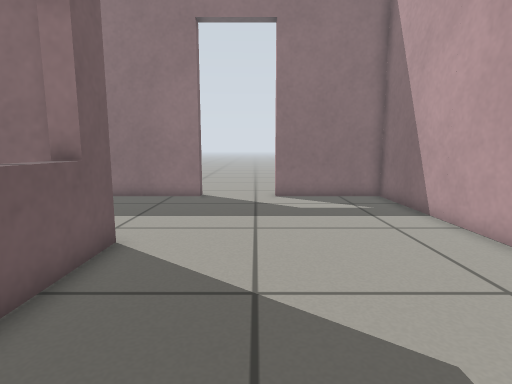
view 1 (above)

18 first-person views from a walk through a Gazebo world. The camera is 0.56 m above the floor, tilts 8° down and sees 80° across. The floor is counted in squares, 0.25 m on a side. Each view is taken from the middle of a square. On the plan, view 1 faces up. The plan holds only what a view shows up to about 18 squares ahead; the rest is blank.

view 2
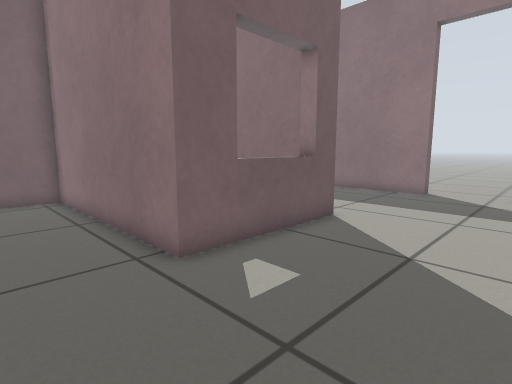

view 3
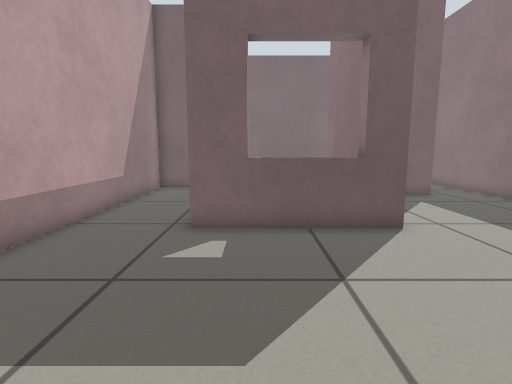

view 4
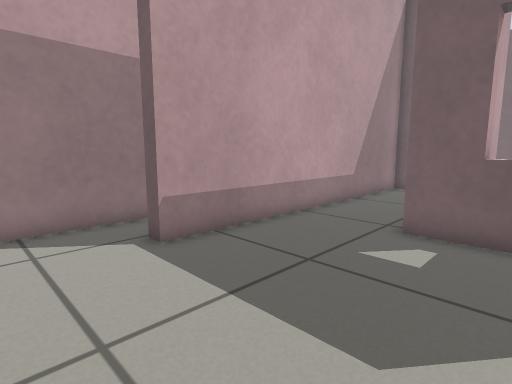

view 5
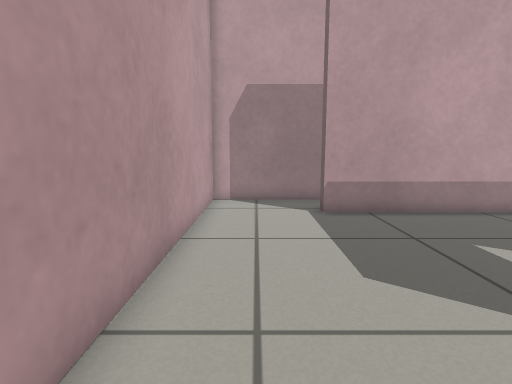

view 6
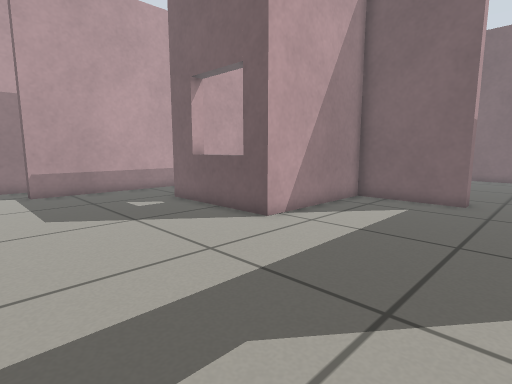

view 7
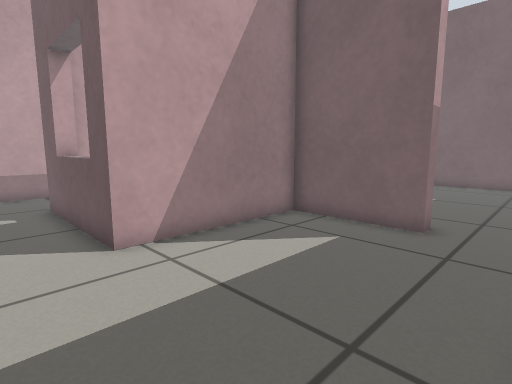

view 8
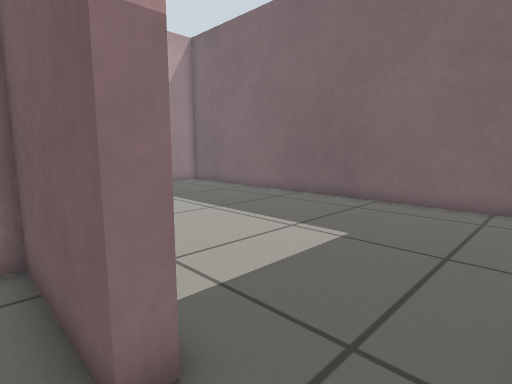

view 9
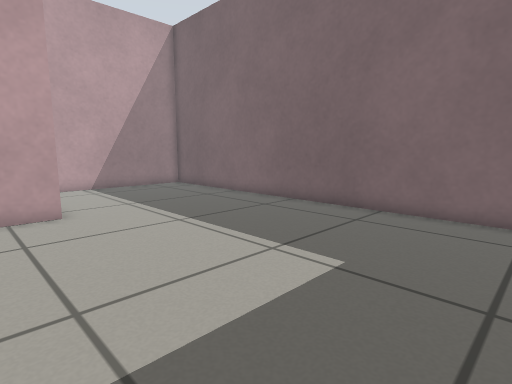

view 10
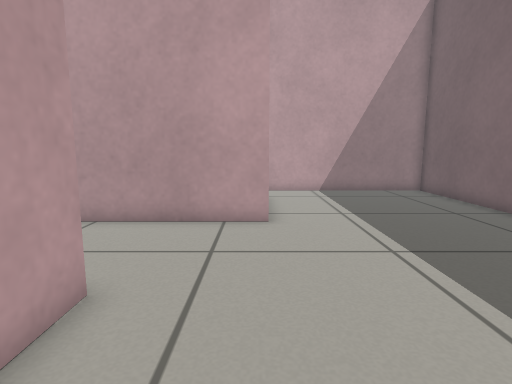

view 11
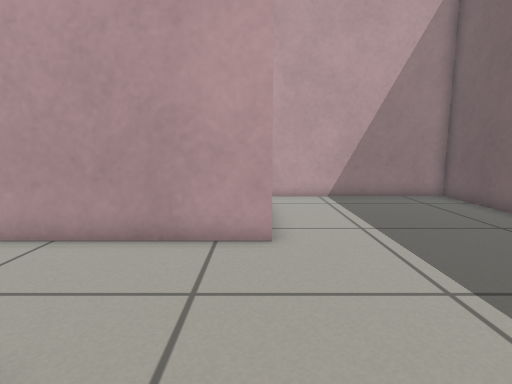

view 12
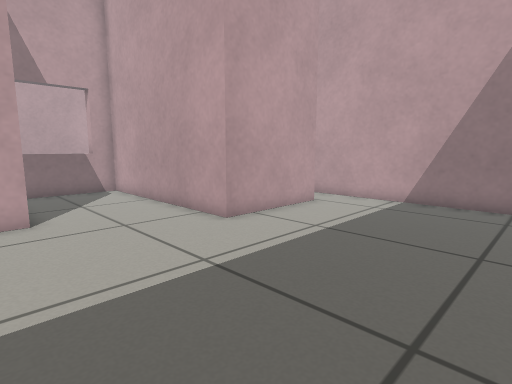

view 13
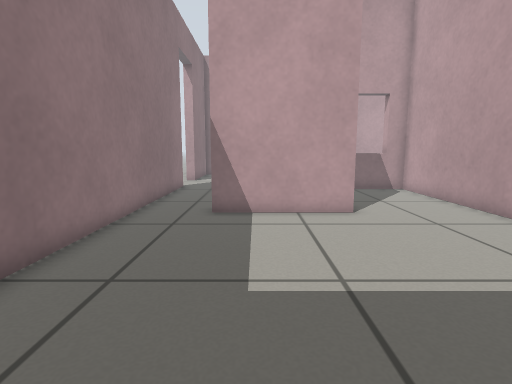

view 14
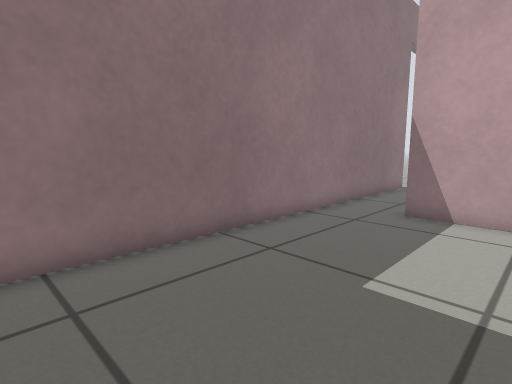

view 15
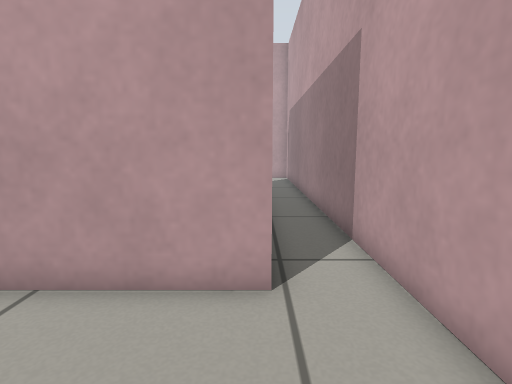

view 16
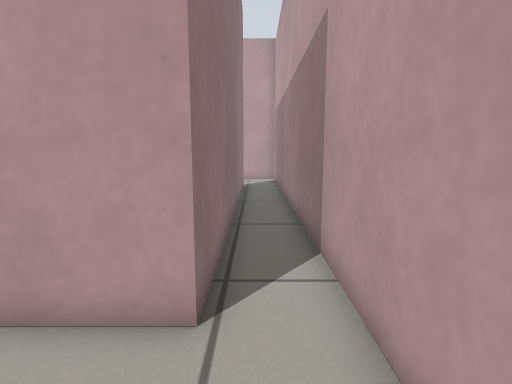

view 17
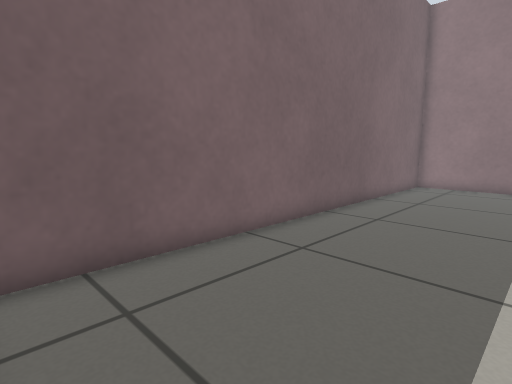

view 18
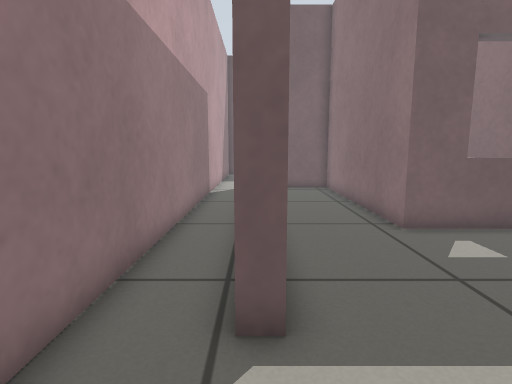

### Floor plan
Ten units are one square. View 1 is at (0, 0); x grows to the right and y downward. Boxes are objects, and circles mark ways between rooms. Rooms are numbered by the first view taken in them; rooms with no view inside come last. Other rooms are left out.
<svg viewBox="-224 -155 288 214">
<path fill="none" stroke="#000" d="M-27 -144 -94 -144M-98 -116 -98 -72 -34 -72 -34 -12 -128 -12 -128 26 16 26M59 24 59 -144 10 -144 10 -150M-42 -66 -104 -66 -104 -116 -98 -116M-94 -144 -219 -144 -219 54 59 54 59 24M16 26 16 33 -134 33 -134 -18 -40 -18 -40 -58"/>
<circle cx="-100" cy="-130" r="3" fill="#2a7"/>
<circle cx="35" cy="30" r="3" fill="#2a7"/>
<text x="-20" y="-60">1</text>
<text x="-140" y="-40">2</text>
</svg>
Room 1 opens to room 2.

Where each view was taken, in squares from view 1:
view 1: 0 up, 0 right, facing up
view 2: 2 down, 2 right, facing up-left
view 3: 3 up, 5 right, facing left
view 4: 4 up, 5 right, facing down-left
view 5: 8 up, 4 right, facing down
view 6: 14 up, 4 right, facing down-left
view 7: 14 up, 1 left, facing down-left
view 8: 14 up, 9 left, facing down-left
view 9: 13 up, 11 left, facing down-left
view 10: 11 up, 13 left, facing down
view 11: 9 up, 13 left, facing down
view 12: 8 up, 21 left, facing down-right
view 13: 10 up, 21 left, facing right
view 14: 8 up, 21 left, facing up-right
view 15: 3 down, 18 left, facing right
view 16: 4 down, 17 left, facing right
view 17: 5 down, 16 left, facing up-left
view 18: 3 down, 5 right, facing left
